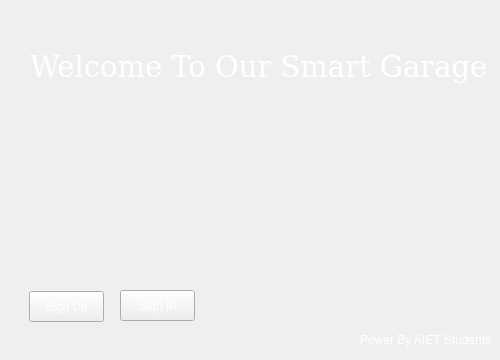
<?xml version="1.0" encoding="UTF-8"?>
<ui version="4.0">
 <class>Form</class>
 <widget class="QWidget" name="Form">
  <property name="geometry">
   <rect>
    <x>0</x>
    <y>0</y>
    <width>500</width>
    <height>360</height>
   </rect>
  </property>
  <property name="windowTitle">
   <string>Form</string>
  </property>
  <property name="styleSheet">
   <string notr="true">background-image: url(:/img/Screenshot from 2017-09-20 17-37-17.png);</string>
  </property>
  <widget class="QPushButton" name="pushButton_2">
   <property name="geometry">
    <rect>
     <x>120</x>
     <y>290</y>
     <width>75</width>
     <height>31</height>
    </rect>
   </property>
   <property name="styleSheet">
    <string notr="true">color: rgb(255, 255, 255);
font: 63 oblique 12pt &quot;URW Gothic L&quot;;</string>
   </property>
   <property name="text">
    <string>Sign In</string>
   </property>
  </widget>
  <widget class="QPushButton" name="pushButton">
   <property name="geometry">
    <rect>
     <x>29</x>
     <y>291</y>
     <width>75</width>
     <height>31</height>
    </rect>
   </property>
   <property name="styleSheet">
    <string notr="true">color: rgb(255, 255, 255);
font: 63 oblique 12pt &quot;URW Gothic L&quot;;</string>
   </property>
   <property name="text">
    <string>Sign Up</string>
   </property>
  </widget>
  <widget class="QLabel" name="label">
   <property name="geometry">
    <rect>
     <x>30</x>
     <y>50</y>
     <width>458</width>
     <height>34</height>
    </rect>
   </property>
   <property name="font">
    <font>
     <family>DejaVu Serif</family>
     <pointsize>22</pointsize>
     <weight>9</weight>
     <italic>false</italic>
     <bold>false</bold>
    </font>
   </property>
   <property name="styleSheet">
    <string notr="true">color: rgb(255, 255, 255);
font: 75 22pt &quot;DejaVu Serif&quot;;
</string>
   </property>
   <property name="text">
    <string>Welcome To Our Smart Garage</string>
   </property>
  </widget>
  <widget class="QLabel" name="label_2">
   <property name="geometry">
    <rect>
     <x>360</x>
     <y>330</y>
     <width>131</width>
     <height>20</height>
    </rect>
   </property>
   <property name="styleSheet">
    <string notr="true">color: rgb(255, 255, 255);
font: 63 italic 10pt &quot;URW Chancery L&quot;;</string>
   </property>
   <property name="text">
    <string>Power By AIET Students</string>
   </property>
  </widget>
 </widget>
 <resources>
  <include location="iamge.qrc"/>
 </resources>
 <connections/>
</ui>
